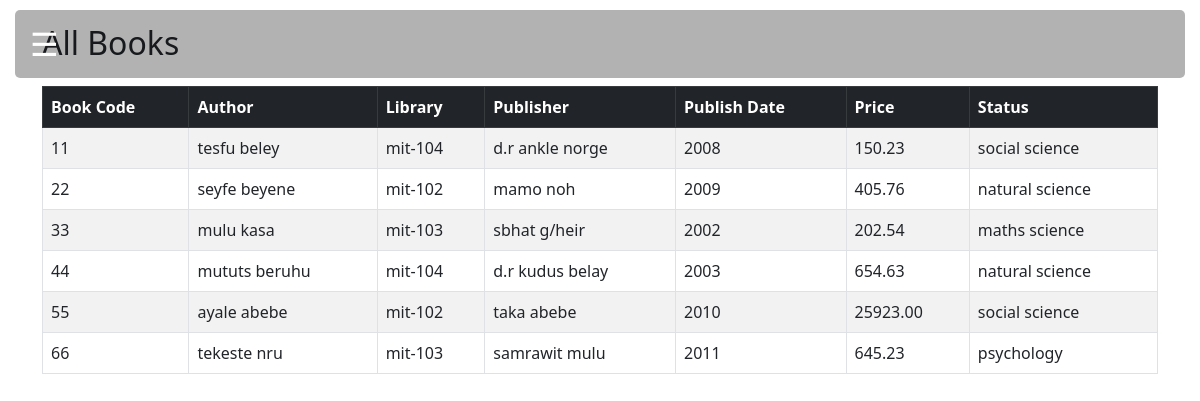
The page /index.php (signed in) on the database its author committed.
### tables this page shows
CREATE TABLE `books` (
  `book_code` varchar(45) NOT NULL,
  `author_code` varchar(45) DEFAULT NULL,
  `library_code` varchar(25) DEFAULT NULL,
  `publisher_cod` varchar(30) DEFAULT NULL,
  `publish_date` varchar(50) DEFAULT NULL,
  `book_price` decimal(8,2) DEFAULT NULL,
  `book_status` varchar(120) DEFAULT NULL
);

CREATE TABLE `author` (
  `author_code` varchar(45) NOT NULL,
  `author_name` varchar(50) DEFAULT NULL
);

CREATE TABLE `publisher` (
  `publisher_cod` varchar(30) NOT NULL,
  `publisher_name` varchar(50) DEFAULT NULL,
  `address` varchar(50) DEFAULT NULL
);

### index.php (the view, shortened to what this page needs)
<?php
include 'db.php';
$result = mysqli_query($conn, "SELECT books.book_code, author.author_name, books.library_code, publisher.publisher_name, books.publish_date, books.book_price, books.book_status
FROM books
LEFT JOIN author ON books.author_code = author.author_code
LEFT JOIN publisher ON books.publisher_cod = publisher.publisher_cod");
?>
<!DOCTYPE html>
<html lang="en">
<head>
<link href="https://cdn.jsdelivr.net/npm/bootstrap@5.3.0/dist/css/bootstrap.min.css" rel="stylesheet">
</head>
<body class="p-4" >
<div class="menu-btn" onclick="toggleMenu()">☰</div>
<div class="container">
    <h2 class="mb-4">All Books</h2>
    <?php if (mysqli_num_rows($result) > 0): ?>
        <div class="table-responsive">
        <table class="table table-bordered table-striped">
            <thead class="table-dark">
                <tr>
                    <th>Book Code</th>
                    <th>Author</th>
                    <th>Library</th>
                    <th>Publisher</th>
                    <th>Publish Date</th>
                    <th>Price</th>
                    <th>Status</th>
                </tr>
            </thead>
            <tbody>
                <?php while ($row = mysqli_fetch_assoc($result)): ?>
                <tr>
                    <td><?= $row['book_code'] ?></td>
                    <td><?= $row['author_name'] ?></td>
                    <td><?= $row['library_code'] ?></td>
                    <td><?= $row['publisher_name'] ?></td>
                    <td><?= $row['publish_date'] ?></td>
                    <td><?= $row['book_price'] ?></td>
                    <td><?= $row['book_status'] ?></td>
                </tr>
                <?php endwhile; ?>
            </tbody>
        </table>
        </div>
    <?php else: ?>
        <p>No books found.</p>
    <?php endif; ?>
</div>
</body>
</html>

### index.php (style rules this page uses)
.menu-btn { font-size: 32px; cursor: pointer; padding: 15px; position: fixed; top: 10px; left: 15px; color: #2c3e50; z-index: 1000; }
.menu-btn { font-size: 32px; cursor: pointer; padding: 10px 15px; position: fixed; top: 10px; right: 15px; color: white; background: rgba(0,0,0,0.3); border-radius: 5px; z-index: 1000; transition: background 0.3s; }

### rows shown on the page
books: book_code "11", author_code.author_name "tesfu beley", library_code "mit-104", publisher_cod.publisher_name "d.r ankle norge", publish_date "2008", book_price "150.23", book_status "social science"
books: book_code "22", author_code.author_name "seyfe beyene", library_code "mit-102", publisher_cod.publisher_name "mamo noh", publish_date "2009", book_price "405.76", book_status "natural science"
books: book_code "33", author_code.author_name "mulu kasa", library_code "mit-103", publisher_cod.publisher_name "sbhat g/heir", publish_date "2002", book_price "202.54", book_status "maths science"
books: book_code "44", author_code.author_name "mututs beruhu", library_code "mit-104", publisher_cod.publisher_name "d.r kudus belay", publish_date "2003", book_price "654.63", book_status "natural science"
books: book_code "55", author_code.author_name "ayale abebe", library_code "mit-102", publisher_cod.publisher_name "taka abebe", publish_date "2010", book_price "25923.00", book_status "social science"
books: book_code "66", author_code.author_name "tekeste nru", library_code "mit-103", publisher_cod.publisher_name "samrawit mulu", publish_date "2011", book_price "645.23", book_status "psychology"
